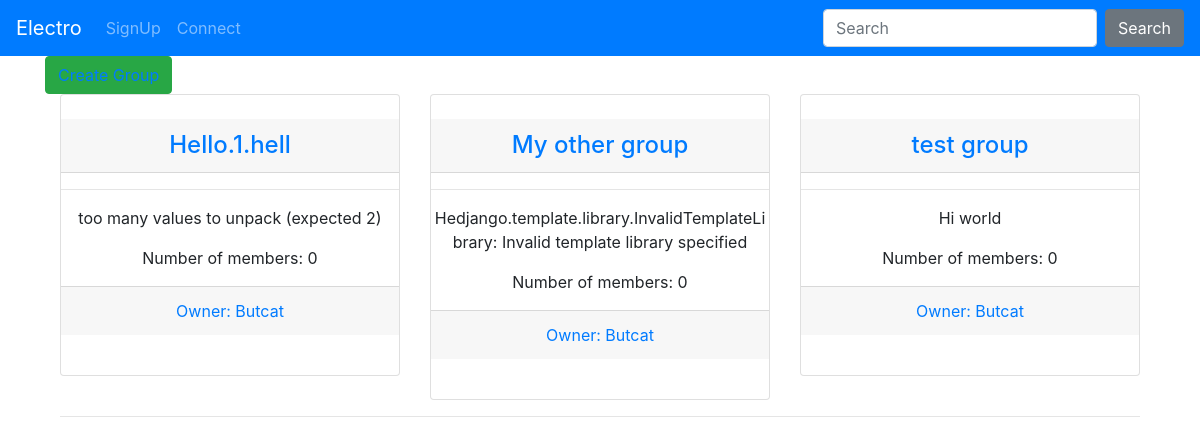
Before: /groups/list/ with the older database file.
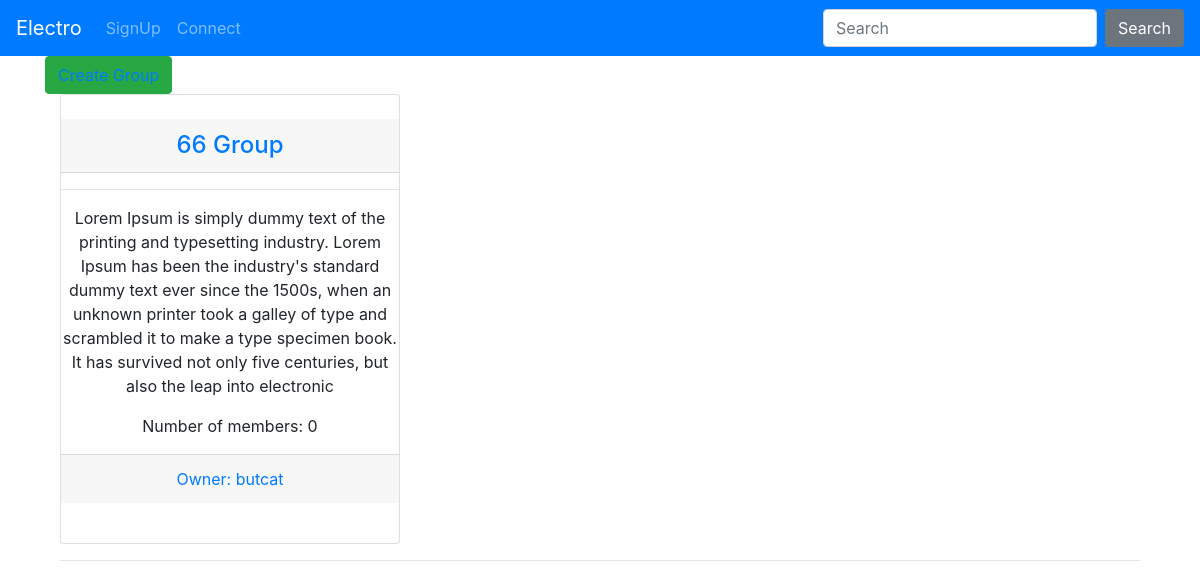
After: the same page with the newer database file.
### groups/models.py (models this page shows, shortened)
class Group(models.Model):
    title = models.CharField(max_length=30)
    description = models.TextField()
    members = models.ManyToManyField(User, blank=True, through='Member')
    banner = models.ImageField(upload_to='img', blank=True, null=True)
    owner = models.ForeignKey(settings.AUTH_USER_MODEL,
    on_delete=models.CASCADE, blank=True, null=True, related_name='owner')

### groups/views.py (the view, shortened to what this page needs)
# urls.py: path('list/', views.GroupListView.as_view(), name='list'),
class GroupListView(ListView):
    template_name = 'group/index_group.html'
    model = Group
    context_object_name = 'groups'

### groups/templates/group/index_group.html
{% extends 'base.html' %}
{% block page_content %}
<div class="container">
  <button class="btn btn-success">
  <a href="{% url 'groups:create' %}">Create Group</a>
</button>
<div class="container">
  {%  for group in groups  %}
  {% if forloop.counter0|divisibleby:3 %} <div class="row text-center"> {%  endif %}
    <div class="col-md-4">
      <div class="card">
        <div class="card-content">
          <br>
          <h4 class="card-header"><a href="{% url 'groups:detail' group.pk %}">{{ group.title }}</a></h4>
          <hr>
          <p class="card-text">{{ group.description }}<p>
            <p>Number of members: {{ group.members.count }}</p>
            <p class="card-footer"><a href="{% url 'groups:redirect' group.owner.pk %}">Owner: {{ group.owner }}</a></p>
            <br>
          </div>
        </div>
      </div>
      {%  if forloop.counter|divisibleby:3 or forloop.last %}</div><hr>{%  endif %}
      {%  endfor %}
    </div>
{% endblock %}

Changed rows visible on the page:
removed Group: title "My other group", description "Hedjango.template.library.InvalidTemplateLibrary: Invalid template library specified", members.count "0", owner "Butcat"
removed Group: title "test group", description "Hi world", members.count "0", owner "Butcat"
changed Group: title "Hello.1.hell" → "66 Group"; description "too many values to unpack (expected 2)" → "Lorem Ipsum is simply dummy text of the printing and typesetting industry. Lorem Ipsum has been the industry's standard dummy text ever since the 1500s, when an unknown printer took a galley of type and scrambled it to make a type specimen book. It has survived not only five centuries, but also the leap into electronic"; owner "Butcat" → "butcat"
